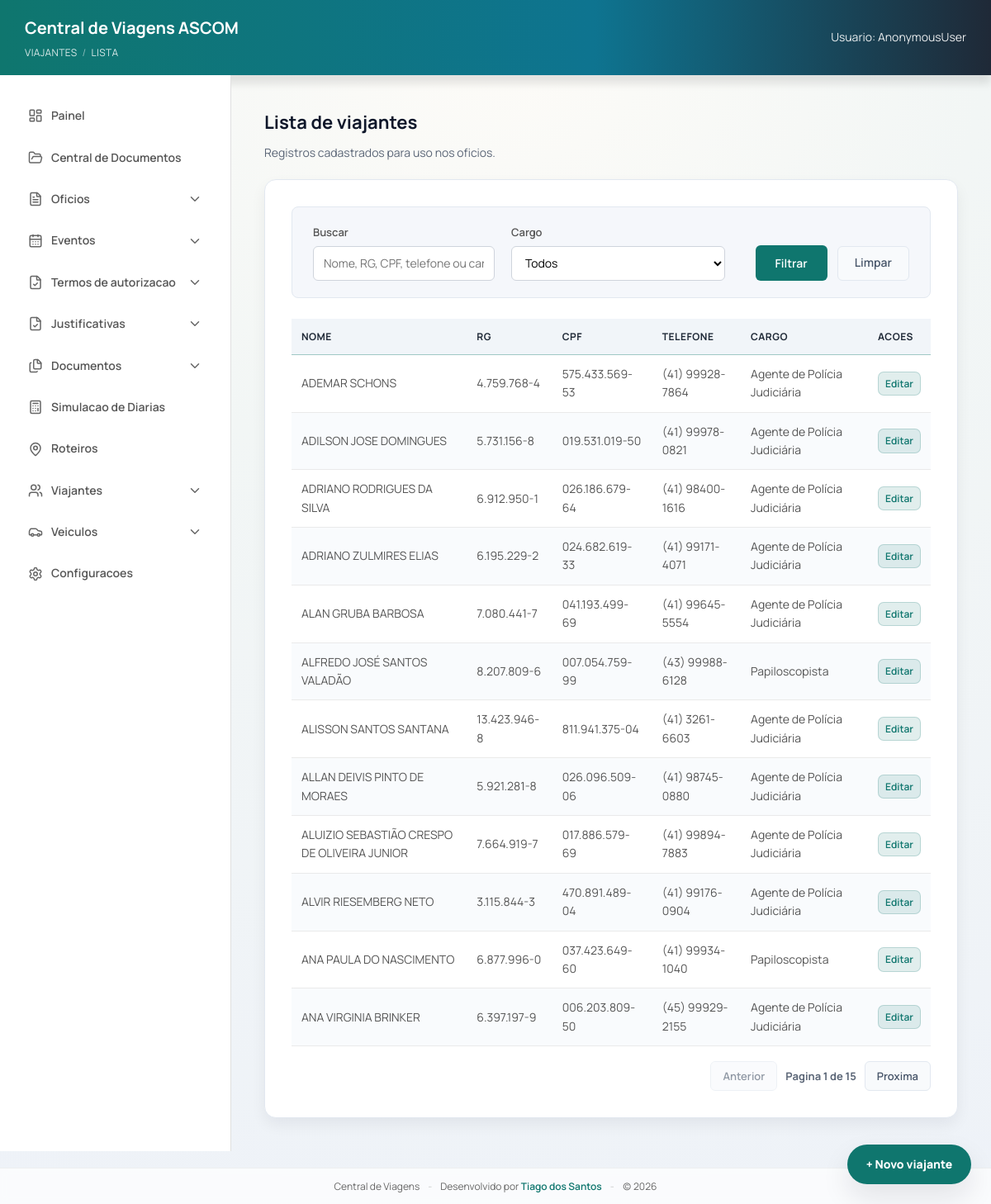
/viajantes/, run on the app's committed database.
### viagens/models.py (models this page shows, shortened)
class Viajante(models.Model):
    nome = models.CharField(max_length=200)
    rg = models.CharField(max_length=50)
    cpf = models.CharField(max_length=50)
    cargo = models.CharField(max_length=120)
    telefone = models.CharField(max_length=30, blank=True)
    is_ascom = models.BooleanField(
        default=True,
        verbose_name="É da ASCOM?",
        help_text="Se sim, não exige Termo de Autorização no pacote do evento.",
    )

### viagens/views/_shared.py (the view, shortened to what this page needs)
# urls.py: path("viajantes/", views.viajantes_lista, name="viajantes_lista"),
@require_http_methods(["GET"])
def viajantes_lista(request):
    q = request.GET.get("q", "").strip()
    cargo = request.GET.get("cargo", "").strip()
    viajantes = Viajante.objects.all()
    if cargo:
        viajantes = viajantes.filter(cargo__iexact=cargo)
    viajantes = viajantes.order_by("nome")
    cargo_choices = _get_cargo_choices()
    paginator = Paginator(viajantes, 12)
    page_obj = paginator.get_page(request.GET.get("page"))
    params = request.GET.copy()
    params.pop("page", None)
    querystring = params.urlencode()
    return render(
        request,
        "viagens/viajantes_list.html",
        {
            "viajantes": page_obj,
            "page_obj": page_obj,
            "querystring": querystring,
            "q": q,
            "cargo_choices": cargo_choices,
            "cargo_selecionado": cargo,
        },
    )

### viagens/context_processors.py (called while the page is built)
def mask_settings(request):
    return {
        "PROTOCOLO_MASK": getattr(settings, "PROTOCOLO_MASK", None),
        "CURRENT_YEAR": str(timezone.localdate().year),
    }

### viagens/templatetags/viagens_extras.py (called while the page is built)
@register.filter
def format_cpf(value: str) -> str:
    return _format_cpf(value)

@register.filter
def format_phone(value: str) -> str:
    return _format_phone(value)

@register.filter
def format_rg(value: str) -> str:
    return _format_rg(value)

### viagens/utils/normalize.py (called while the page is built)
def normalize_digits(value: str | None) -> str:
    return _NON_DIGIT_RE.sub("", value or "")

def format_cpf(digits: str | None) -> str:
    raw = normalize_digits(digits)[:11]
    if len(raw) <= 3:
        return raw
    if len(raw) <= 6:
        return f"{raw[:3]}.{raw[3:]}"
    if len(raw) <= 9:
        return f"{raw[:3]}.{raw[3:6]}.{raw[6:]}"
    return f"{raw[:3]}.{raw[3:6]}.{raw[6:9]}-{raw[9:]}"

def format_phone(digits: str | None) -> str:
    raw = normalize_digits(digits)[:11]
    if len(raw) <= 2:
        return raw
    if len(raw) <= 6:
        return f"({raw[:2]}) {raw[2:]}"
    if len(raw) <= 10:
        return f"({raw[:2]}) {raw[2:6]}-{raw[6:]}"
    return f"({raw[:2]}) {raw[2:7]}-{raw[7:]}"

def normalize_rg(value: str | None) -> str:
    raw = _NON_RG_CHAR_RE.sub("", value or "").upper()
    if not raw:
        return ""
    trailing_x = raw.endswith("X")
    digits = raw.replace("X", "")
    if trailing_x:
        return f"{digits[:9]}X"
    return digits[:10]

def format_rg(value: str | None) -> str:
    canon = normalize_rg(value)
    if not canon:
        return ""
    if len(canon) == 8:
        base = canon[:-1]
        dv = canon[-1]
        return f"{base[0]}.{base[1:4]}.{base[4:7]}-{dv}"
    if len(canon) == 9:
        base = canon[:-1]
        dv = canon[-1]
        if dv == "X":
            return f"{base[0]}.{base[1:4]}.{base[4:7]}-{dv}"
        return f"{base[0:2]}.{base[2:5]}.{base[5:8]}-{dv}"
    if len(canon) == 10:
        base = canon[:-1]
        dv = canon[-1]
        return f"{base[0:2]}.{base[2:5]}.{base[5:8]}-{dv}"
    return canon

### viagens/views/_shared.py (called while the page is built)
def _normalizar_cargo_key(nome: str) -> str:
    raw = " ".join((nome or "").strip().split())
    if not raw:
        return ""
    raw = raw.casefold()
    raw = unicodedata.normalize("NFKD", raw)
    return "".join(ch for ch in raw if not unicodedata.combining(ch))

### viagens/templates/viagens/viajantes_list.html (shortened to what this page needs)
{% extends "viagens/base.html" %}
{% load viagens_extras %}
{% block breadcrumb %}
  Viajantes <span class="breadcrumb-sep">/</span> Lista
{% endblock %}
{% block content %}
  <h2 class="page-title">Lista de viajantes</h2>
  <p class="page-subtitle">Registros cadastrados para uso nos oficios.</p>
  <div class="list-card">
    <div class="filter-bar">
      <form method="get" class="filter-form">
        <div class="filter-left">
          <div class="filter-group">
            <label>Buscar</label>
            <input type="text" name="q" value="{{ q }}" placeholder="Nome, RG, CPF, telefone ou cargo" />
          </div>
          <div class="filter-group">
            <label>Cargo</label>
            <select name="cargo">
              <option value="">Todos</option>
            </select>
          </div>
        </div>
        <div class="filter-actions">
          <button type="submit" class="btn-primary">Filtrar</button>
          <a href="{% url 'viajantes_lista' %}" class="btn-clear">Limpar</a>
        </div>
      </form>
    </div>
    {% if viajantes %}
      <table class="table">
        <thead>
          <tr>
            <th>Nome</th>
            <th>RG</th>
            <th>CPF</th>
            <th>Telefone</th>
            <th>Cargo</th>
            <th>Acoes</th>
          </tr>
        </thead>
        <tbody>
          {% for viajante in viajantes %}
            <tr>
              <td>{{ viajante.nome }}</td>
              <td>{{ viajante.rg|format_rg }}</td>
              <td>{{ viajante.cpf|format_cpf }}</td>
              <td>{{ viajante.telefone|format_phone }}</td>
              <td>{{ viajante.cargo }}</td>
              <td>
                <a href="{% url 'viajante_editar' viajante.id %}" class="btn-edit">Editar</a>
              </td>
            </tr>
          {% endfor %}
        </tbody>
      </table>
      {% if page_obj.paginator.num_pages > 1 %}
        <div class="pagination">
          {% if page_obj.has_previous %}
            <a class="btn-clear btn-small" href="?{% if querystring %}{{ querystring }}&{% endif %}page={{ page_obj.previous_page_number }}">Anterior</a>
          {% else %}
            <span class="btn-clear btn-small is-disabled">Anterior</span>
          {% endif %}
          <span class="pagination-info">Pagina {{ page_obj.number }} de {{ page_obj.paginator.num_pages }}</span>
          {% if page_obj.has_next %}
            <a class="btn-clear btn-small" href="?{% if querystring %}{{ querystring }}&{% endif %}page={{ page_obj.next_page_number }}">Proxima</a>
          {% else %}
            <span class="btn-clear btn-small is-disabled">Proxima</span>
          {% endif %}
        </div>
      {% endif %}
    {% endif %}
  </div>
  <div class="fab-stack" aria-label="Atalhos">
    <a class="fab" href="{% url 'viajante_cadastro' %}">+ Novo viajante</a>
  </div>
{% endblock %}

### viagens/static/viagens/form.css (style rules this page uses)
:root { --brand-primary: #0f766e; --brand-primary-dark: #115e59; --brand-ink: #0f172a; --brand-muted: #5b6677; --brand-border: #e2e8f0; --brand-soft: #e6f4f1; --focus-ring: rgba(15, 118, 110, 0.22); --surface-soft: #f3f6fb; --surface-contrast: #ffffff; --radius-card: 14px; --shadow-card: 0 16px 34px rgba(15, 23, 42, 0.1); --shadow-soft: 0 8px 18px rgba(15, 23, 42, 0.06); --danger: #b91c1c; }
* { margin: 0; padding: 0; box-sizing: border-box; font-family: 'Manrope', sans-serif; }
body { background: radial-gradient(circle at top, #fefcf8 0%, #f2f6f5 38%, #eef2f8 100%); color: #0f172a; line-height: 1.6; }
.breadcrumb-sep { opacity: 0.6; }
.page-title { margin-bottom: 8px; font-size: 22px; color: var(--brand-ink); }
.page-subtitle { margin-bottom: 20px; color: var(--brand-muted); font-size: 14px; }
.card, .form-card, .list-card { background: #fff; padding: 32px; border-radius: var(--radius-card); box-shadow: var(--shadow-soft); border: 1px solid var(--brand-border); transition: transform 0.18s ease, box-shadow 0.18s ease; animation: riseIn 0.35s ease both; }
.list-card { width: 100%; }
label { display: flex; flex-direction: column; gap: 6px; font-weight: 600; color: #444; font-size: 14px; }
input, select, textarea { width: 100%; padding: 12px; border-radius: 6px; border: 1px solid #ccc; font-size: 14px; transition: border-color 0.2s ease, box-shadow 0.2s ease; background-color: #fff; }
.btn-primary, .primary { background-color: var(--brand-primary); color: #fff; border: none; padding: 12px 24px; border-radius: 6px; cursor: pointer; font-weight: 600; font-size: 14px; transition: background-color 0.2s ease; }
.btn-clear { height: 42px; padding: 0 20px; border-radius: 6px; background-color: #f8fafc; color: #475569; border: 1px solid #e2e8f0; font-weight: 600; font-size: 14px; text-decoration: none; display: inline-flex; align-items: center; justify-content: center; transition: all 0.2s ease; }
.btn-small { height: 36px; padding: 0 14px; font-size: 13px; }
.btn-edit { display: inline-flex; align-items: center; gap: 4px; padding: 4px 8px; border-radius: 7px; background-color: rgba(15, 118, 110, 0.12); color: var(--brand-primary); font-weight: 600; font-size: 12px; text-decoration: none; border: 1px solid rgba(15, 118, 110, 0.2); transition: all 0.2s ease; }
.table { width: 100%; border-collapse: collapse; margin-top: 20px; font-size: 14px; }
.table thead { background-color: #f1f5f9; border-bottom: 1px solid rgba(15, 118, 110, 0.4); }
.table th { padding: 12px; text-align: left; font-weight: 700; color: #1f2937; text-transform: uppercase; font-size: 12px; letter-spacing: 0.5px; }
.table td { padding: 12px; border-bottom: 1px solid #eaeaea; color: #555; }
.table tbody tr:nth-child(even) { background-color: #f9fbfd; }
.filter-bar { background: #f5f7fb; border: 1px solid var(--brand-border); border-radius: 8px; padding: 20px 25px; margin-bottom: 25px; }
.filter-form { display: flex; justify-content: space-between; align-items: flex-end; gap: 20px; flex-wrap: wrap; }
.filter-left { display: flex; gap: 20px; align-items: flex-end; flex-wrap: wrap; }
.filter-group { display: flex; flex-direction: column; min-width: 220px; }
.filter-group label { font-size: 13px; font-weight: 600; color: #555; margin-bottom: 6px; }
.filter-group input, .filter-group select { height: 42px; padding: 10px 12px; border-radius: 6px; border: 1px solid #cfd4dc; font-size: 14px; background-color: #fff; }
.filter-actions { display: flex; gap: 12px; align-items: flex-end; }
.fab-stack { position: fixed; right: 24px; bottom: 24px; z-index: 40; display: flex; flex-direction: column; gap: 10px; }
.fab { min-width: 150px; height: 48px; border-radius: 999px; border: none; background: var(--brand-primary); color: #fff; font-weight: 800; font-size: 14px; padding: 0 18px; cursor: pointer; box-shadow: var(--shadow-card); transition: transform 0.18s ease, background-color 0.18s ease; text-decoration: none; display: inline-flex; align-items: center; justify-content: center; }
.pagination { margin-top: 18px; display: flex; align-items: center; justify-content: flex-end; gap: 10px; flex-wrap: wrap; }
.pagination-info { font-weight: 700; color: var(--brand-muted); font-size: 13px; }
.btn-clear.is-disabled { opacity: 0.6; pointer-events: none; }

### data on the page
Viajante: nome "ADEMAR SCHONS", rg "4.759.768-4", cpf "575.433.569-53", telefone "(41) 99928-7864", cargo "Agente de Polícia Judiciária"
Viajante: nome "ADILSON JOSE DOMINGUES", rg "5.731.156-8", cpf "019.531.019-50", telefone "(41) 99978-0821", cargo "Agente de Polícia Judiciária"
Viajante: nome "ADRIANO RODRIGUES DA SILVA", rg "6.912.950-1", cpf "026.186.679-64", telefone "(41) 98400-1616", cargo "Agente de Polícia Judiciária"
Viajante: nome "ADRIANO ZULMIRES ELIAS", rg "6.195.229-2", cpf "024.682.619-33", telefone "(41) 99171-4071", cargo "Agente de Polícia Judiciária"
Viajante: nome "ALAN GRUBA BARBOSA", rg "7.080.441-7", cpf "041.193.499-69", telefone "(41) 99645-5554", cargo "Agente de Polícia Judiciária"
Viajante: nome "ALFREDO JOSÉ SANTOS VALADÃO", rg "8.207.809-6", cpf "007.054.759-99", telefone "(43) 99988-6128", cargo "Papiloscopista"
Viajante: nome "ALISSON SANTOS SANTANA", rg "13.423.946-8", cpf "811.941.375-04", telefone "(41) 3261-6603", cargo "Agente de Polícia Judiciária"
Viajante: nome "ALLAN DEIVIS PINTO DE MORAES", rg "5.921.281-8", cpf "026.096.509-06", telefone "(41) 98745-0880", cargo "Agente de Polícia Judiciária"
Viajante: nome "ALUIZIO SEBASTIÃO CRESPO DE OLIVEIRA JUNIOR", rg "7.664.919-7", cpf "017.886.579-69", telefone "(41) 99894-7883", cargo "Agente de Polícia Judiciária"
Viajante: nome "ALVIR RIESEMBERG NETO", rg "3.115.844-3", cpf "470.891.489-04", telefone "(41) 99176-0904", cargo "Agente de Polícia Judiciária"
Viajante: nome "ANA PAULA DO NASCIMENTO", rg "6.877.996-0", cpf "037.423.649-60", telefone "(41) 99934-1040", cargo "Papiloscopista"
Viajante: nome "ANA VIRGINIA BRINKER", rg "6.397.197-9", cpf "006.203.809-50", telefone "(45) 99929-2155", cargo "Agente de Polícia Judiciária"

### other printed values
{{ request.user }} "AnonymousUser"
{{ page_obj.number }} "1"
{{ page_obj.paginator.num_pages }} "15"
